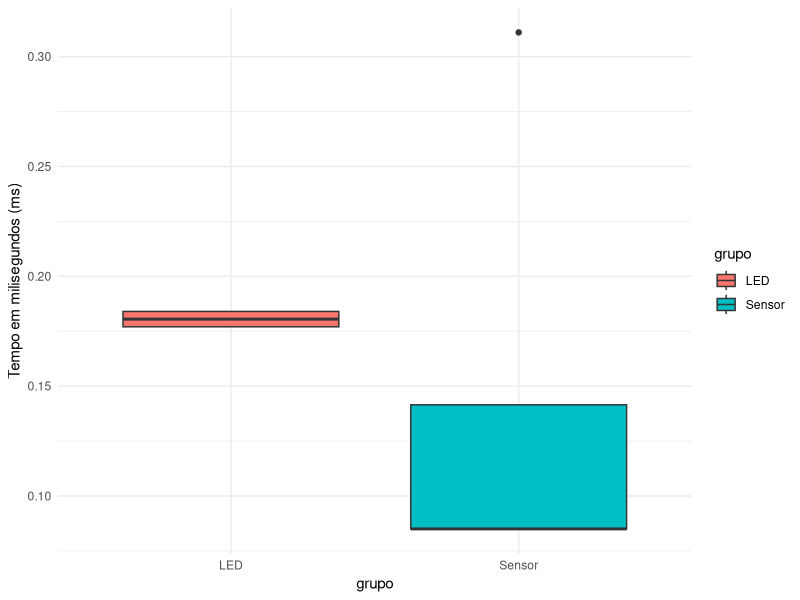

This figure's R source:
library(ggplot2)

data_sensor <- c(0.085, 0.085, 0.311, 0.085)
data_led <- c(0.184, 0.177, 0.184, 0.177)


df <- data.frame(
  valor = c(data_sensor, data_led),
  grupo = factor(c(
    rep("Sensor", length(data_sensor)),
    rep("LED", length(data_led))
  ))
)

ggplot(df, aes(x = grupo, y = valor, fill = grupo)) +
  geom_boxplot() +
  labs(
    y = "Tempo em milisegundos (ms)"
  ) + theme_minimal() + scale_fill_discrete()

citation("ggplot2")
